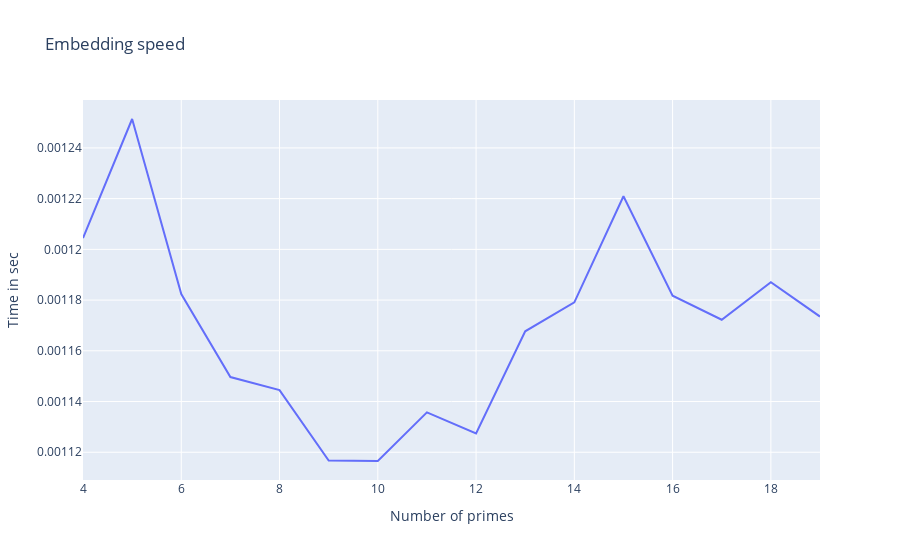

Write notebook code for a chart like this one.
### Code cell
y = [i / NUM_TESTS for i in speed]  # true speed
px.line(y=y, x=[i for i in range(MIN_PRIMES, MAX_PRIMES)], 
labels=dict(x="Number of primes", y="Time in sec"), 
title='Embedding speed')

### Figure 1 — Plotly figure (JSON) as saved in the notebook; plotly's stock layout.template omitted (floating-point values rounded to 4 significant figures)
{"data": [{"hovertemplate": "Number of primes=%{x}<br>Time in sec=%{y}<extra></extra>", "legendgroup": "", "line": {"color": "#636efa", "dash": "solid"}, "mode": "lines", "name": "", "orientation": "v", "showlegend": false, "type": "scatter", "x": [4, 5, 6, 7, 8, 9, 10, 11, 12, 13, 14, 15, 16, 17, 18, 19], "xaxis": "x", "y": [0.001204, 0.001251, 0.001182, 0.00115, 0.001144, 0.001117, 0.001117, 0.001136, 0.001127, 0.001168, 0.001179, 0.001221, 0.001182, 0.001172, 0.001187, 0.001173], "yaxis": "y"}], "layout": {"legend": {"tracegroupgap": 0}, "title": {"text": "Embedding speed"}, "xaxis": {"anchor": "y", "domain": [0, 1], "title": {"text": "Number of primes"}}, "yaxis": {"anchor": "x", "domain": [0, 1], "title": {"text": "Time in sec"}}}}
